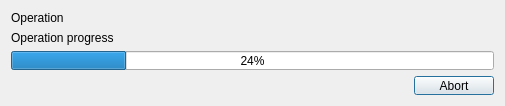
<?xml version="1.0" encoding="UTF-8"?>
<ui version="4.0">
 <class>OperationDialog</class>
 <widget class="QDialog" name="OperationDialog">
  <property name="windowModality">
   <enum>Qt::ApplicationModal</enum>
  </property>
  <property name="geometry">
   <rect>
    <x>0</x>
    <y>0</y>
    <width>505</width>
    <height>106</height>
   </rect>
  </property>
  <property name="sizePolicy">
   <sizepolicy hsizetype="Preferred" vsizetype="Fixed">
    <horstretch>0</horstretch>
    <verstretch>0</verstretch>
   </sizepolicy>
  </property>
  <property name="minimumSize">
   <size>
    <width>400</width>
    <height>106</height>
   </size>
  </property>
  <property name="windowTitle">
   <string>Ryzom Installer</string>
  </property>
  <layout class="QVBoxLayout" name="verticalLayout">
   <item>
    <widget class="QLabel" name="operationLabel">
     <property name="text">
      <string>Operation</string>
     </property>
    </widget>
   </item>
   <item>
    <widget class="QLabel" name="operationProgressLabel">
     <property name="text">
      <string>Operation progress</string>
     </property>
    </widget>
   </item>
   <item>
    <widget class="QProgressBar" name="operationProgressBar">
     <property name="value">
      <number>24</number>
     </property>
     <property name="alignment">
      <set>Qt::AlignCenter</set>
     </property>
     <property name="format">
      <string notr="true">%p%</string>
     </property>
    </widget>
   </item>
   <item>
    <widget class="QDialogButtonBox" name="operationButtonBox">
     <property name="standardButtons">
      <set>QDialogButtonBox::Abort</set>
     </property>
    </widget>
   </item>
  </layout>
 </widget>
 <resources/>
 <connections/>
</ui>
